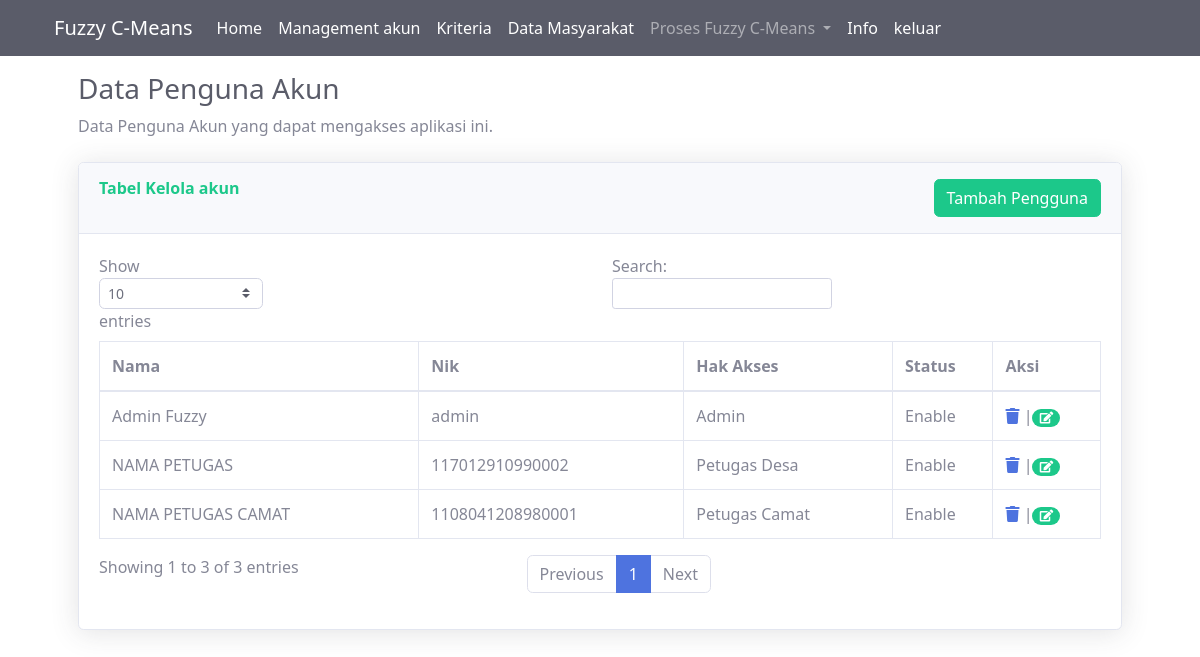
Screenshot of /index.php?page=kelolaakun (signed in) with the database file from the repository.
### tables this page shows
CREATE TABLE `user` (
  `id` int(11) NOT NULL,
  `nama` varchar(50) NOT NULL,
  `jk` enum('laki-laki','perempuan') NOT NULL,
  `nik` varchar(16) NOT NULL,
  `password` text NOT NULL,
  `level` enum('1','2','3','4') NOT NULL,
  `status` enum('0','1') NOT NULL
);

### koneksi.php (called while the page is built, shortened)
<?php
$conn = mysqli_connect('localhost', 'root', '', 'k_means');
function query($query)
{
    global $conn;
    $result = mysqli_query($conn, $query);
    $rows = [];
    while ($row = mysqli_fetch_assoc($result)) {
        $rows[] = $row;
    }
    return $rows;
}

### kelolaakun.php (the view, shortened to what this page needs)
<?php
include 'koneksi.php';
$pdata = query("SELECT * FROM user ORDER BY id DESC");
?>
<h1 class=" mt-3 h3 mb-2 text-gray-800">Data Penguna Akun</h1>
<p class="mb-4">Data Penguna Akun yang dapat mengakses aplikasi ini.</p>
<div class="card shadow mb-4">
    <div class="card-header py-3">
        <a href="index.php?page=registrasi" class="btn btn-success float-right">Tambah Pengguna</a>
        <h6 class="m-0 font-weight-bold text-success">Tabel Kelola akun</h6>
    </div>
    <div class="card-body">
        <div class="table-responsive">
            <table class="table table-bordered" id="dataTable" width="100%" cellspacing="0">
                <thead>
                    <tr>
                        <th>Nama</th>
                        <th>Nik</th>
                        <th>Hak Akses</th>
                        <th>Status</th>
                        <th>Aksi</th>
                    </tr>
                </thead>
                <tbody>
                    <?php foreach ($pdata as $d) { ?>
                        <tr>
                            <td><?= $d['nama'] ?></td>
                            <td><?= $d['nik'] ?></td>
                            <td>
                                <?php
                                if ($d['level'] == 1) {
                                    echo "Admin";
                                } elseif ($d['level'] == 2) {
                                    echo "Petugas Desa";
                                } elseif ($d['level'] == 3) {
                                    echo "Petugas Camat";
                                }
                                ?>
                            </td>
                            <td>
                                <?php
                                if ($d['status'] == 0) {
                                    echo "Disnebel";
                                } elseif ($d['status'] == 1) {
                                    echo "Enable";
                                }
                                ?>
                            </td>
                            <td><a href="index.php?page=kelolaakun&hapus=<?= $d['id']; ?>" onClick="return confirm('Anda yakin akan hapus ?')"><i class="fas fa-trash"></i></a>
                                |<a href="#" class="badge badge-pill badge-success" data-toggle="modal" data-target="#myModal<?= $d['id']; ?>">
                                    <i class="fas fa-edit"></i>
                                </a>
                        </tr>
                    <?php } ?>
                </tbody>
            </table>
        </div>
    </div>
</div>

### css/custom.css (style rules this page uses)
body { font-family: 'Segoe UI', Tahoma, Geneva, Verdana, sans-serif; }

### rows the page displays
user: nama "NAMA PETUGAS CAMAT", nik "1108041208980001", level "Petugas Camat", status "Enable"
user: nama "NAMA PETUGAS", nik "117012910990002", level "Petugas Desa", status "Enable"
user: nama "Admin Fuzzy", nik "admin", level "Admin", status "Enable"
